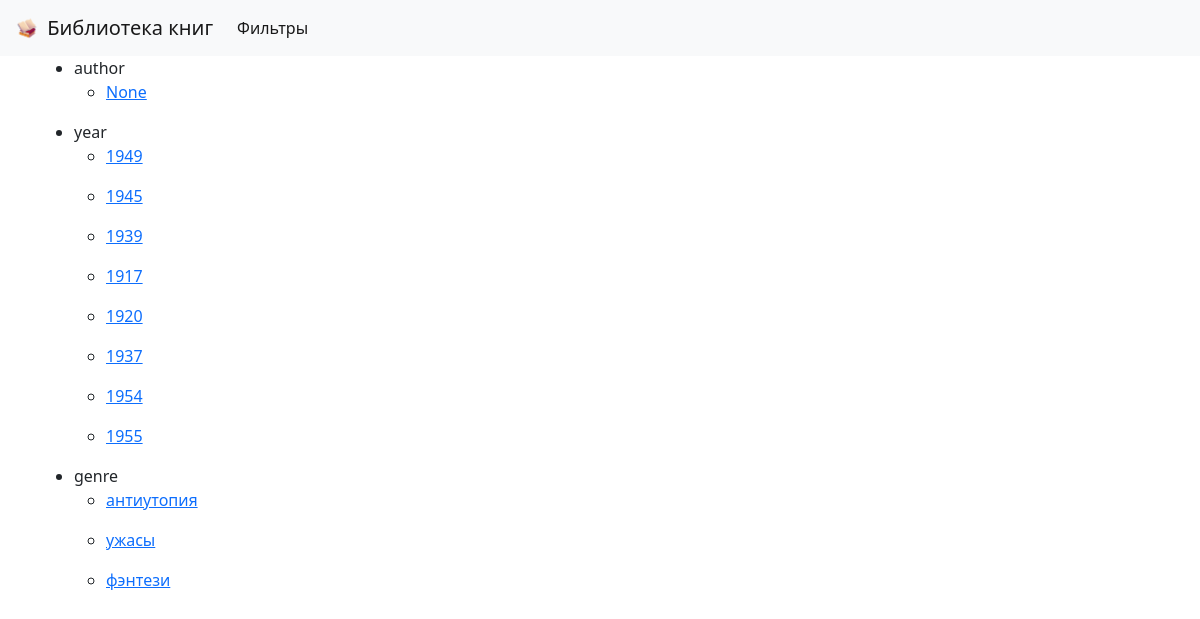
/allfilters/, run on an earlier commit of the app's database.
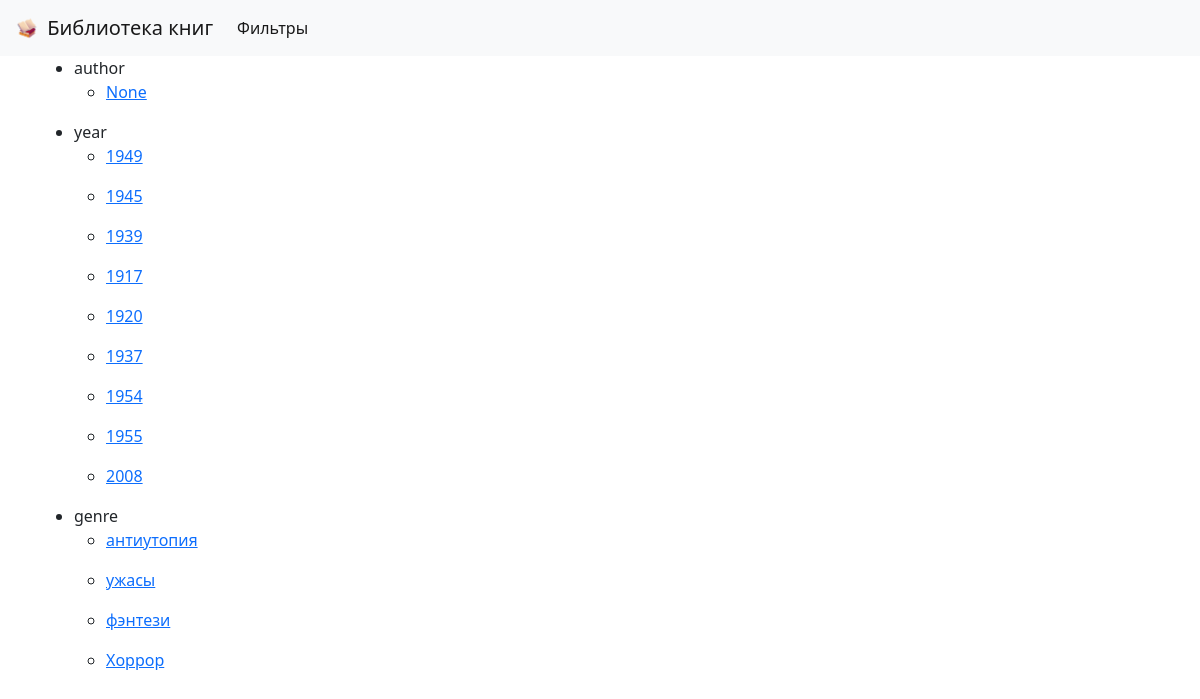
And on a later commit of the database.
### book/models.py (models this page shows, shortened)
class Book(models.Model):
    class Status(models.TextChoices):
        DRAFT = 'DF', 'Черновик'
        PUBLISHED = 'PB', 'Опубликовано'
    title = models.CharField(
        verbose_name='Название',
        help_text='Название книги до 100 символов',
        max_length=100,
    )
    author = models.ForeignKey('Author', on_delete=models.PROTECT)
    year = models.DecimalField(
        verbose_name='Год издания',
        help_text='Год издания книги',
        max_digits=4,
        decimal_places=0,
        blank=False,
    )
    genre = models.CharField(
        verbose_name='Жанр',
        help_text='Жанр книги до 50 символов',
        max_length=50,
        blank=False,
    )
    cover = models.ImageField(
        upload_to='img/covers',
        default='/img/covers/no_photo.webp',
        verbose_name='Обложка',
    )
    publish = models.DateTimeField(
        verbose_name='Дата публикации',
        default=timezone.now,
    )
    created = models.DateTimeField(
        verbose_name='Дата создания',
        auto_now_add=True,
    )
    updated = models.DateTimeField(
        verbose_name='Дата изменения',
        auto_now=True,
    )
    status = models.CharField(
        verbose_name='Статус',
        max_length=2,
        choices=Status.choices,
        default=Status.DRAFT,
    )
    objects = models.Manager()
    published = PublishedManager()
    class Meta:
        ordering = ['id']
        verbose_name = 'книгу'
        verbose_name_plural = 'Книги'

### book/views.py (the view)
# urls.py: path('allfilters/', views.all_filters, name='all_filters'),
def all_filters(request):
    global FILTER_LIST
    list_filters = dict()
    for filter in FILTER_LIST[1:]:
        list_filters.setdefault(filter, [])
    books = list(Book.objects.values())
    for book in books:
        for filter in FILTER_LIST[1:]:
            if book.get(filter) not in list_filters.get(filter):
                list_filters[filter].append(book.get(filter))
    return render(request, 'library/filters.html', {'list_filters': list_filters})

### templates/library/filters.html (shortened to what this page needs)
{% extends "library/base.html" %}
{% block content %}
<ul>
    {% for filter, value in list_filters.items %}
    <li>
        {{ filter }}
        <ul>
            {% for el in value %}
            <li>
                <div>
                    <p><a href="/filter/{{ filter }}?param={{ el }}">{{ el }}</a></p>
                </div>
            </li>
            {% endfor %}
        </ul>
    </li>
    {% endfor %}
</ul>
{% endblock %}

What changed in the data, as far as the page shows it:
added Book: value "2008" "Хоррор"
